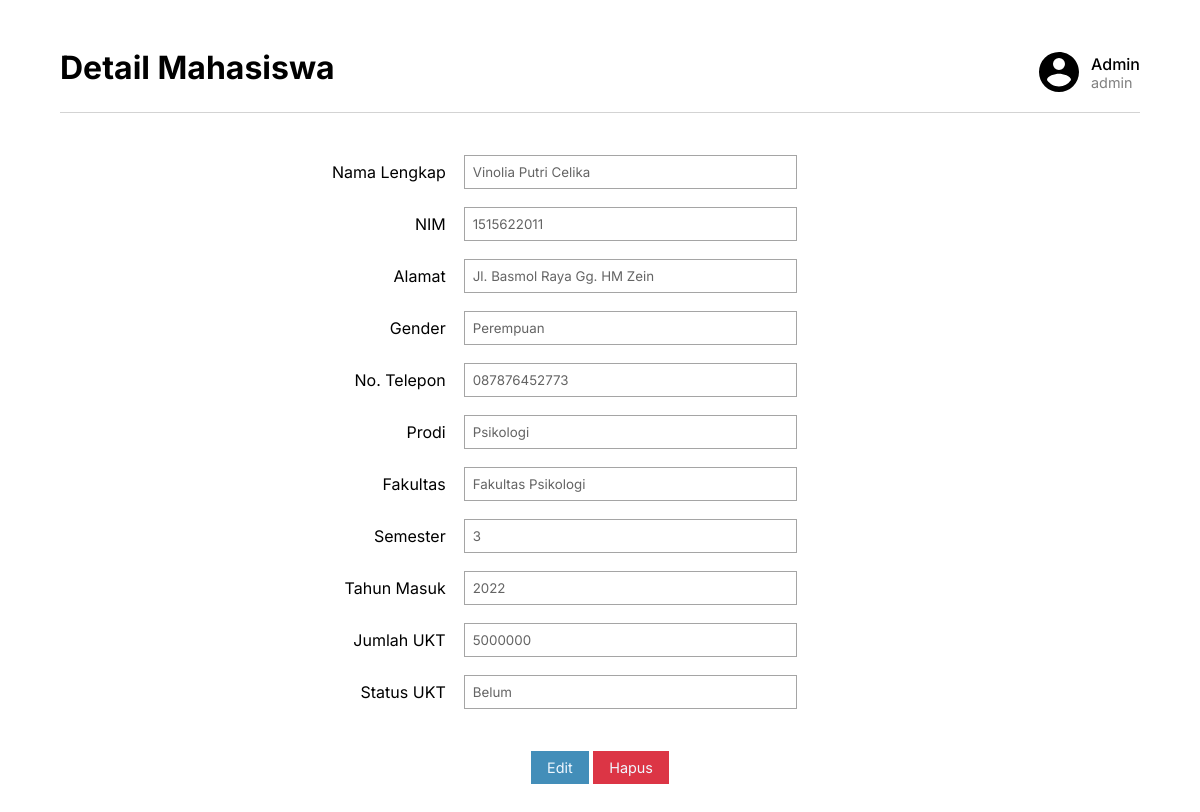
Page /detail.php?id=60 (signed in) on the committed database.
### tables this page shows
CREATE TABLE `data_dasar` (
  `ID` int(11) NOT NULL,
  `NIM` varchar(10) NOT NULL,
  `NAMA` varchar(100) NOT NULL,
  `SEMESTER` int(3) NOT NULL,
  `ALAMAT` varchar(100) NOT NULL,
  `NO.TELP` varchar(15) NOT NULL,
  `PRODI` varchar(100) NOT NULL,
  `FAKULTAS` varchar(100) NOT NULL,
  `TAHUNMASUK` int(10) NOT NULL,
  `UKT` int(10) NOT NULL,
  `STATUSUKT` varchar(10) NOT NULL,
  `GENDER` varchar(10) NOT NULL
);

### detail.php (the view, shortened to what this page needs)
<?php
require 'utils.php';
$id = $_GET["id"];
$sql = "SELECT * FROM `data_dasar` WHERE ID=$id";
$data = mysqli_query($conn, $sql) -> fetch_assoc();
?>
<!DOCTYPE html>
<html lang="en">
<head>
  <link rel="stylesheet" href="styles/index.css">
  <link rel="stylesheet" href="styles/detail.css">
</head>
<body>
<div class="container">
    <header>
      <h1 class="page-title">Detail Mahasiswa</h1>
      <div class="profile">
        <div class="profile-wrapper">
          <img class="profile-img" src="assets/account-circle.svg" alt="">
          <div class="profile-info">
            <p class="profile-fullname"><?= $_SESSION["fullname"]; ?></p>
            <p class="profile-username"><?= $_SESSION["username"]; ?></p>
          </div>
        </div>
      </div>
    </header>
    <main>
      <div class="data-container">
        <form action="" method="get" class="disabled">
          <table>
            <tr>
              <td>
                <label for="nama">Nama Lengkap</label>
              </td>
              <td>
                <input type="text" name="NAMA" id="nama" value="<?= $data["NAMA"]; ?>" readonly>
              </td>
            </tr>
            <tr>
              <td>
                <label for="nim">NIM </label>
              </td>
              <td>
                <input type="text" name="NIM" id="nim" value="<?= $data["NIM"]; ?>" readonly>
              </td>
            </tr>
            <tr>
              <td>
                <label for="alamat">Alamat </label>
              </td>
              <td>
                <input type="text" name="ALAMAT" id="alamat" value="<?= $data["ALAMAT"]; ?>" readonly>
              </td>
            </tr>
            <tr>
              <td>
                <label for="gender">Gender</label>
              </td>
              <td>
                <input type="text" name="GENDER" id="gender" value="<?= $data["GENDER"]; ?>" readonly>
              </td>
            </tr>
            <tr>
              <td>
                <label for="telepon">No. Telepon </label>
              </td>
              <td>
                <input type="text" name="NO.TELP" id="telepon" value="<?= $data["NO.TELP"]; ?>" readonly>
              </td>
            </tr>
            <tr>
              <td>
                <label for="prodi">Prodi</label>
              </td>
              <td>
                <input type="text" name="PRODI" id="prodi" value="<?= $data["PRODI"]; ?>" readonly>
              </td>
            </tr>
            <tr>
              <td>
                <label for="fakultas">Fakultas</label>
              </td>
              <td>
                <input type="text" name="FAKULTAS" id="fakultas" value="<?= $data["FAKULTAS"]; ?>" readonly>
              </td>
            </tr>
            <tr>
              <td>
                <label for="semester">Semester</label>
              </td>
              <td>
                <input type="text" name="SEMESTER" id="semester" value="<?= $data["SEMESTER"]; ?>" readonly>
              </td>
            </tr>
            <tr>
              <td>
                <label for="tahun-masuk">Tahun Masuk</label>
              </td>
              <td>
                <input type="text" name="TAHUNMASUK" id="tahun-masuk" value="<?= $data["TAHUNMASUK"]; ?>" readonly>
              </td>
            </tr>
            <tr>
              <td>
                <label for="ukt">Jumlah UKT</label>
              </td>
              <td>
                <input type="number" name="UKT" id="ukt" value="<?= $data["UKT"]; ?>" readonly>
              </td>
            </tr>
            <tr>
              <td>
                <label for="status-ukt">Status UKT</label>
              </td>
              <td>
                <input type="text" name="STATUSUKT" id="status-ukt" value="<?= $data["STATUSUKT"]; ?>" readonly>
              </td>
            </tr>
          </table>
          <div class="action">
            <a href="update.php?id=<?= $data["ID"] ?>" class="btn-primary">Edit</a>
            <a href="delete.php?id=<?= $data["ID"] ?>" onclick="return confirm('Apakah anda yakin ingin menghapus data ini?');" class="btn-danger">Hapus</a>
          </div>
        </form>
      </div>
    </main>
  </div>
</body>
</html>

### styles/index.css (style rules this page uses)
* { margin: 0; padding: 0; box-sizing: border-box; font-family: 'Inter', sans-serif; }
.btn-primary { display: inline-block; background-color: #438EB9; text-decoration: none; color: aliceblue; font-size: .9rem; padding: .5rem 1rem; }
.btn-danger { display: inline-block; background-color: #DC3545; text-decoration: none; color: aliceblue; font-size: .9rem; padding: .5rem 1rem; }
.container { width: 90%; margin: auto; padding: 3rem 0; }
.container header { display: flex; justify-content: space-between; padding-bottom: 1rem; margin-bottom: 2rem; border-bottom: 1px solid rgb(211, 211, 211); }
header .profile { display: flex; width: 50%; justify-content: flex-end; align-items: center; position: relative; }
.profile-wrapper { display: flex; justify-content: flex-end; align-items: center; position: relative; cursor: pointer; }
.profile .profile-img { width: 3rem; margin-right: .5rem; }
.profile .profile-fullname { font-weight: 500; }
.profile .profile-username { color: grey; font-size: .9rem; }

### styles/detail.css (style rules this page uses)
table label { display: block; width: 100%; text-align: right; }
table td { padding: .5rem; }
table { width: 100%; }
form input { width: 50%; border: 1px solid rgb(165, 165, 165); padding: .5rem; color: rgb(22, 22, 22); }
form.disabled input { width: 50%; border: 1px solid rgb(165, 165, 165); padding: .5rem; color: rgb(100, 100, 100); }
.action { width: fit-content; margin: auto; margin-top: 2rem; }

### rows in the picture
data_dasar: NAMA "Vinolia Putri Celika", NIM "1515622011", ALAMAT "Jl. Basmol Raya Gg. HM Zein", GENDER "Perempuan", TELP "087876452773", PRODI "Psikologi", FAKULTAS "Fakultas Psikologi", SEMESTER "3", TAHUNMASUK "2022", UKT "5000000", STATUSUKT "Belum"

### other values in the picture
$_SESSION["fullname"] "Admin"
$_SESSION["username"] "admin"
